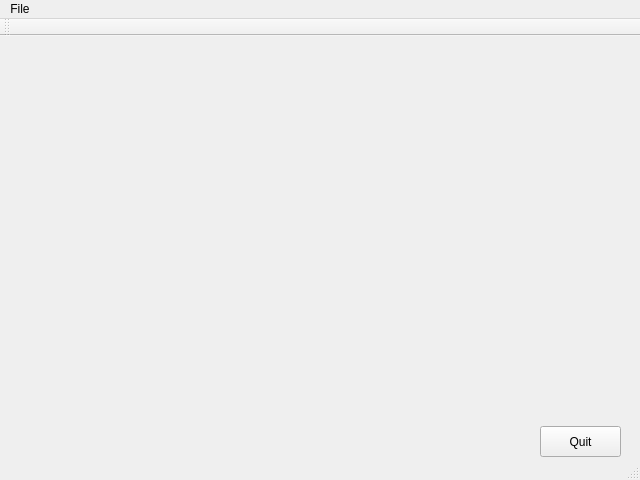
<?xml version="1.0" encoding="UTF-8"?>
<ui version="4.0">
 <class>MainWindow</class>
 <widget class="QMainWindow" name="MainWindow">
  <property name="geometry">
   <rect>
    <x>0</x>
    <y>0</y>
    <width>640</width>
    <height>480</height>
   </rect>
  </property>
  <property name="windowTitle">
   <string>MainWindow</string>
  </property>
  <property name="windowIcon">
   <iconset>
    <normaloff>../../../Users/김동현/.designer/backup/wild_puma.ico</normaloff>../../../Users/김동현/.designer/backup/wild_puma.ico</iconset>
  </property>
  <property name="layoutDirection">
   <enum>Qt::LeftToRight</enum>
  </property>
  <widget class="QWidget" name="centralwidget">
   <widget class="QPushButton" name="pushButton_quit">
    <property name="geometry">
     <rect>
      <x>540</x>
      <y>390</y>
      <width>81</width>
      <height>31</height>
     </rect>
    </property>
    <property name="toolTip">
     <string>&lt;html&gt;&lt;head/&gt;&lt;body&gt;&lt;p&gt;프로그램 종료&lt;/p&gt;&lt;/body&gt;&lt;/html&gt;</string>
    </property>
    <property name="text">
     <string>Quit</string>
    </property>
   </widget>
  </widget>
  <widget class="QMenuBar" name="menubar">
   <property name="geometry">
    <rect>
     <x>0</x>
     <y>0</y>
     <width>640</width>
     <height>21</height>
    </rect>
   </property>
   <widget class="QMenu" name="menufile">
    <property name="title">
     <string>File</string>
    </property>
    <addaction name="actionOpen"/>
    <addaction name="actionExit"/>
    <addaction name="separator"/>
   </widget>
   <addaction name="menufile"/>
  </widget>
  <widget class="QStatusBar" name="statusbar"/>
  <widget class="QToolBar" name="toolBar">
   <property name="windowTitle">
    <string>toolBar</string>
   </property>
   <attribute name="toolBarArea">
    <enum>TopToolBarArea</enum>
   </attribute>
   <attribute name="toolBarBreak">
    <bool>false</bool>
   </attribute>
  </widget>
  <action name="actionOpen">
   <property name="text">
    <string>Open</string>
   </property>
   <property name="statusTip">
    <string/>
   </property>
   <property name="shortcut">
    <string/>
   </property>
   <property name="shortcutContext">
    <enum>Qt::WindowShortcut</enum>
   </property>
  </action>
  <action name="actionExit">
   <property name="icon">
    <iconset>
     <normaloff>exit.png</normaloff>exit.png</iconset>
   </property>
   <property name="text">
    <string>Exit</string>
   </property>
   <property name="statusTip">
    <string>Exit Application</string>
   </property>
   <property name="shortcut">
    <string>Ctrl+X</string>
   </property>
  </action>
 </widget>
 <resources/>
 <connections/>
</ui>
